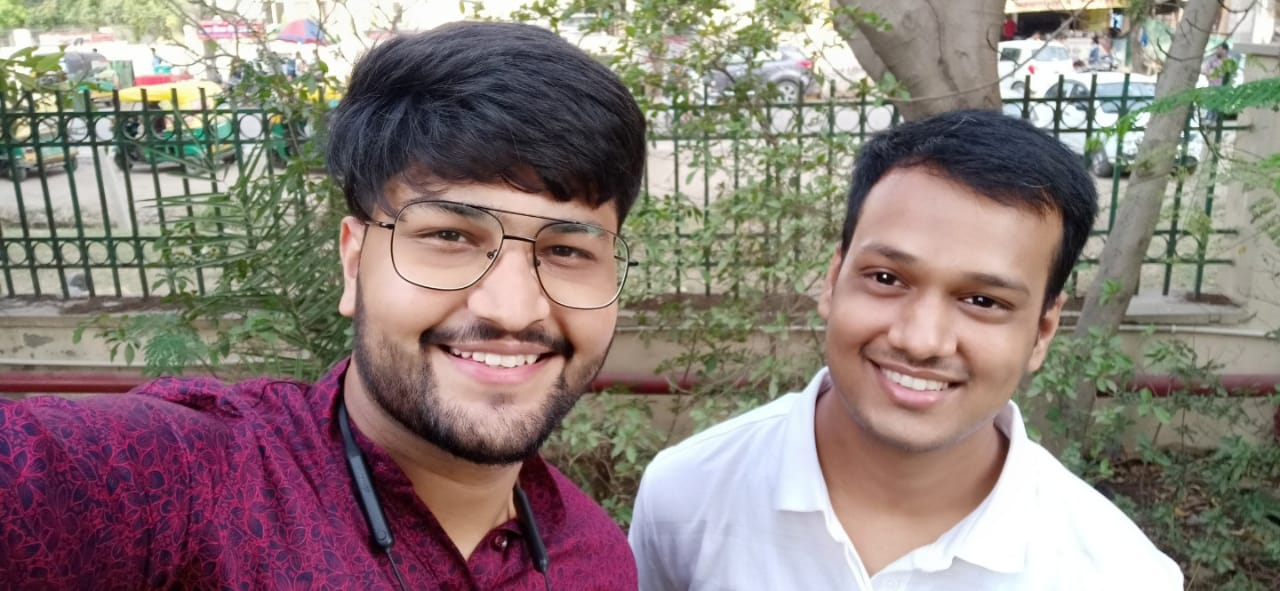
#> input picture test2.jpg, 1280 x 591 px
$ python image_recognition_processing.py
#> lines starting #> are read from the running program, lines starting #| are printed output that depends on the picture; after the words box and inside, x2 and y2 are one past the last pixel; in counts of white or black regions, pixels touching at a corner belong together
import cv2

# Load the cascade
face_cascade = cv2.CascadeClassifier('haarcascade_frontalface_default.xml')

# Read the input image
img = cv2.imread('test2.jpg')
#> img is the input picture: shape (591, 1280, 3); mean B, G, R 121.1, 125.5, 139.8

# Convert into grayscale
gray = cv2.cvtColor(img, cv2.COLOR_BGR2GRAY)
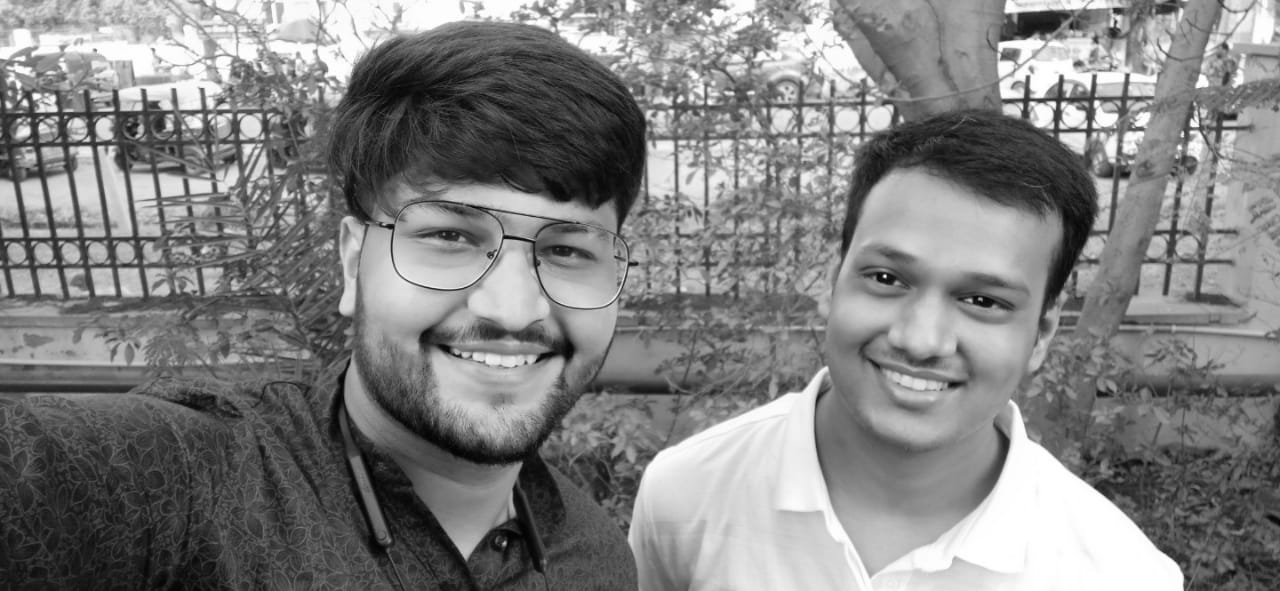
#> gray: shape (591, 1280); min 1, max 255, mean 129.3

# Detect faces
faces = face_cascade.detectMultiScale(gray, 1.2, 9)
#> faces = [[795, 187, 277, 277], [364, 125, 302, 302]]

# Draw rectangle around the faces
for (x, y, w, h) in faces:
    cv2.rectangle(img, (x, y), (x + w, y + h), (255, 0, 0), 3)
#> this loop made 2 passes
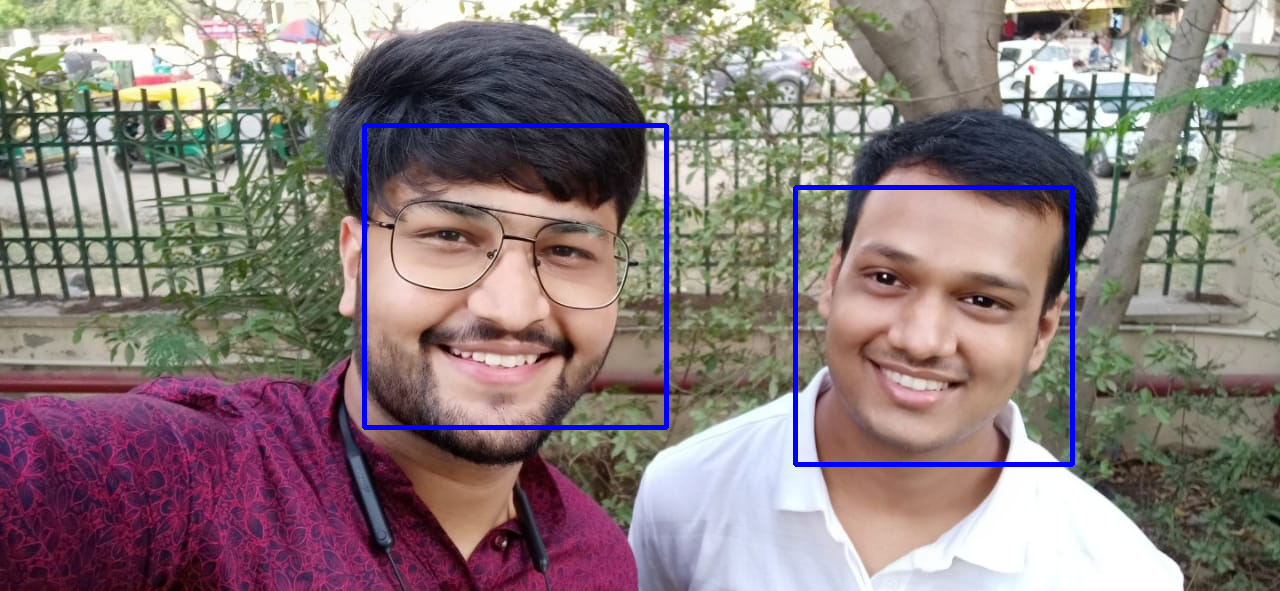
#> img: shape (591, 1280, 3); 1.53% of pixels changed, all inside (x1, y1, x2, y2) = (362, 123, 1075, 467)

# Display the output
cv2.imshow('my_img', img)
cv2.waitKey()

$ run again, with test3.jpg copied over test2.jpg
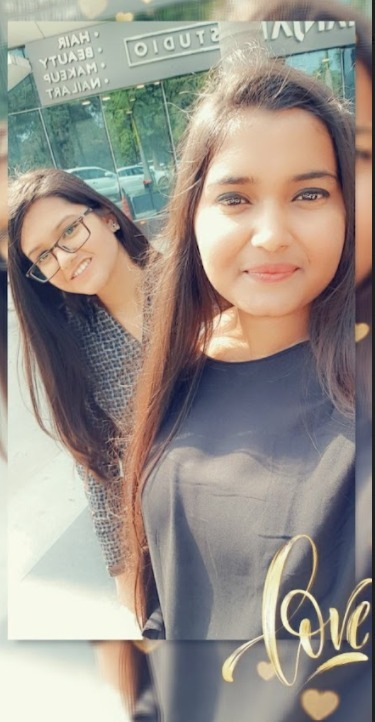
#> input picture test3.jpg, 375 x 722 px
#> img is the input picture: shape (722, 375, 3); mean B, G, R 138.4, 146.2, 153.6
#> `gray = cv2.cvtColor(img, cv2.COLOR_BGR2GRAY)`:
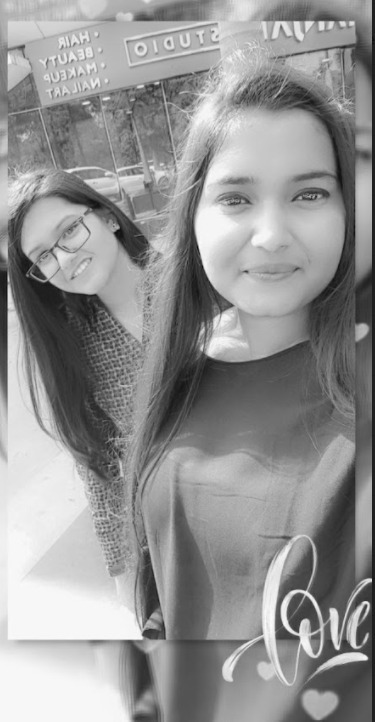
#> gray: shape (722, 375); min 13, max 252, mean 147.6
#> faces = [[175, 130, 183, 183]]
#> the loop `for (x, y, w, h) in faces:` made 1 pass
#> after the loop `for (x, y, w, h) in faces:`:
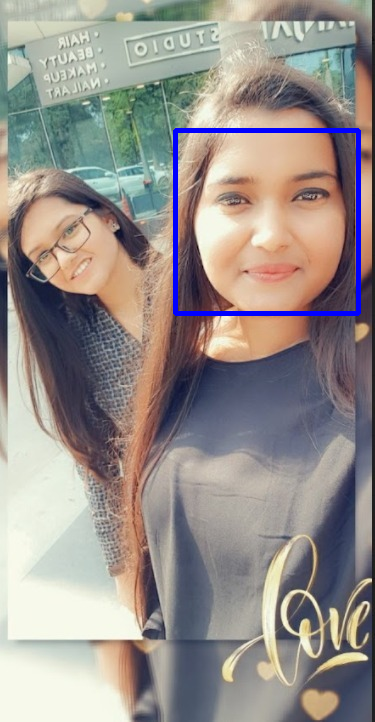
#> img: shape (722, 375, 3); 1.35% of pixels changed, all inside (x1, y1, x2, y2) = (173, 128, 361, 316)

$ run again, with test.jpg copied over test2.jpg
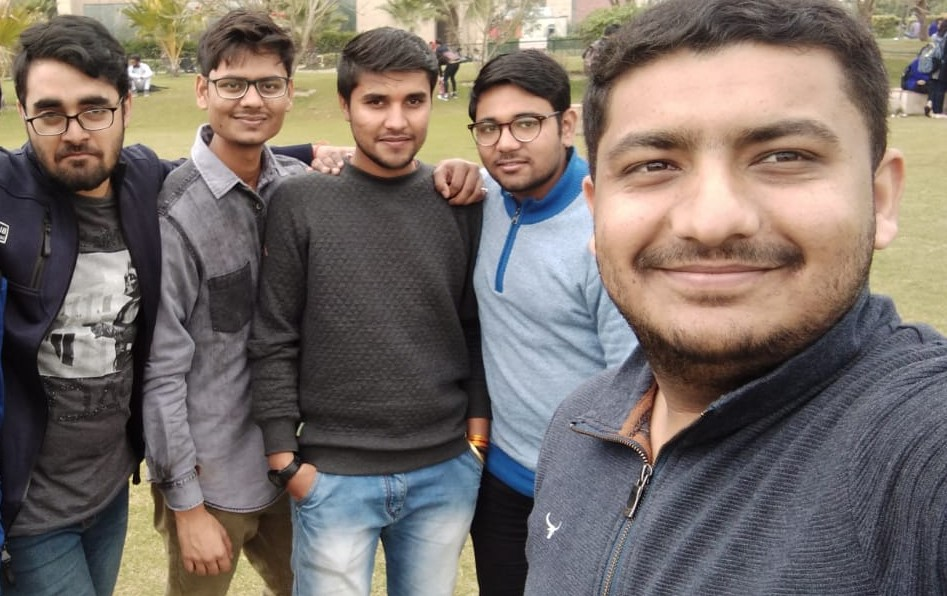
#> input picture test.jpg, 947 x 596 px
#> img is the input picture: shape (596, 947, 3); mean B, G, R 103.7, 109.4, 119.3
#> `gray = cv2.cvtColor(img, cv2.COLOR_BGR2GRAY)`:
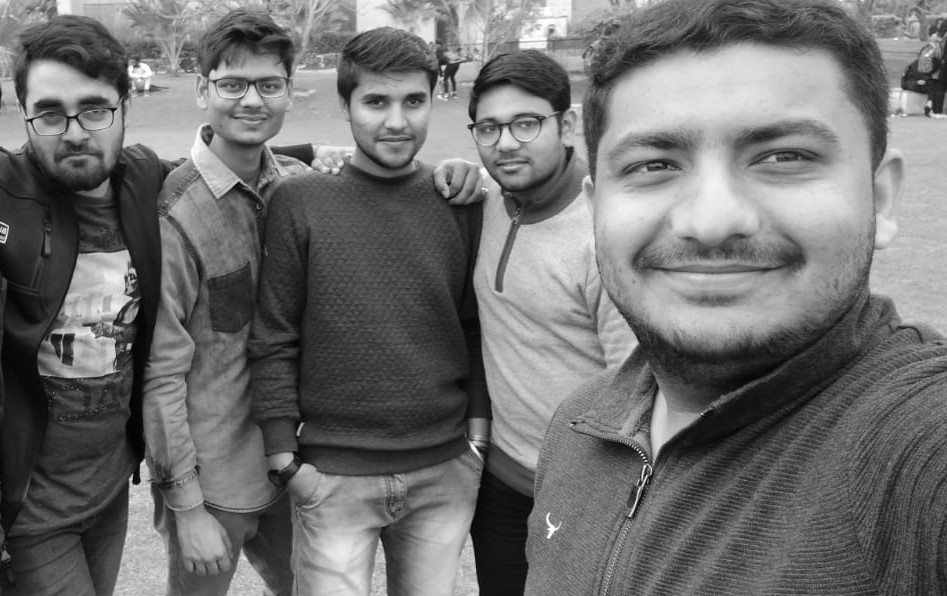
#> gray: shape (596, 947); min 1, max 255, mean 111.7
#> faces = [[459, 86, 102, 102], [203, 47, 97, 97], [341, 60, 108, 108], [13, 66, 120, 120], [552, 29, 334, 334]]
#> the loop `for (x, y, w, h) in faces:` made 5 passes
#> after the loop `for (x, y, w, h) in faces:`:
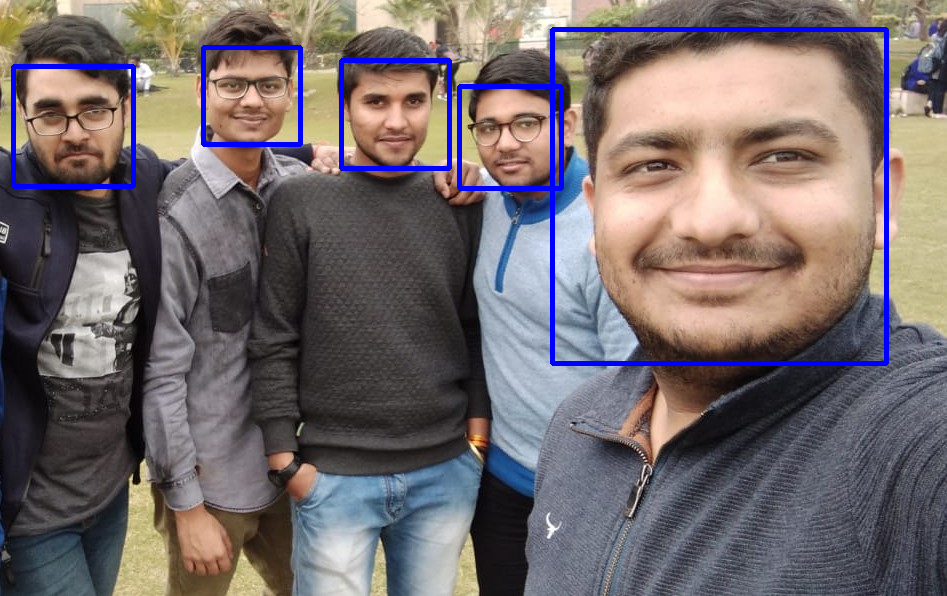
#> img: shape (596, 947, 3); 2.68% of pixels changed, all inside (x1, y1, x2, y2) = (11, 27, 889, 366)
